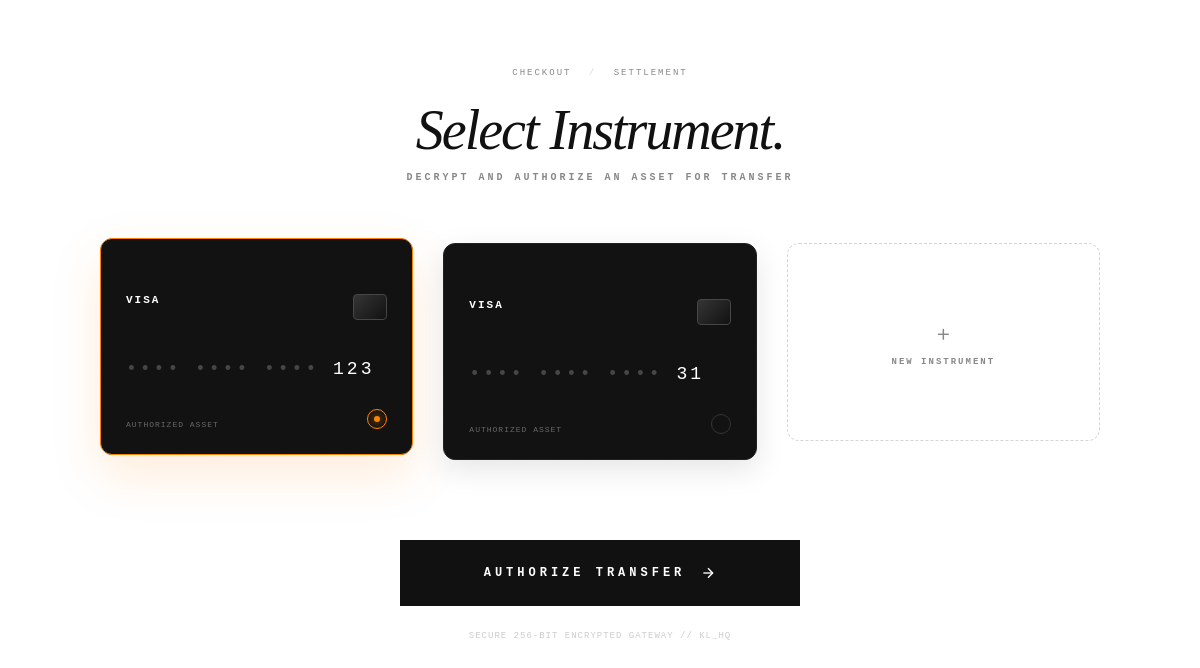
The page /client/select-payment.php (signed in) on the database its author committed.
### tables this page shows
CREATE TABLE `user_payments` (
  `id` int(11) NOT NULL,
  `user_id` int(11) NOT NULL,
  `card_type` varchar(20) DEFAULT NULL,
  `card_last_four` varchar(4) DEFAULT NULL,
  `expiry_date` varchar(10) DEFAULT NULL,
  `is_default` tinyint(1) DEFAULT 0
);

### client/select-payment.php (the view, shortened to what this page needs)
<?php
$user_id = $_SESSION['user_id'];
$pay_res = mysqli_query($conn, "SELECT * FROM user_payments WHERE user_id = '$user_id'");
$count = mysqli_num_rows($pay_res);
?>
<main class="vault-selection-page">
    <div class="container selection-grid">
        <header class="vault-header focus-in" style="--delay: 0">
            <nav class="micro-breadcrumb">
                <span>CHECKOUT</span> <span class="slash">/</span> <span class="current">SETTLEMENT</span>
            </nav>
            <h1 class="macro-title">Select Instrument.</h1>
            <p class="vault-subtitle">DECRYPT AND AUTHORIZE AN ASSET FOR TRANSFER</p>
        </header>
        <?php if ($count > 0): ?>
            <form action="process-order.php" method="POST" id="vault-auth-form">
                <div class="instrument-vault-grid">
                    <?php while($pay = mysqli_fetch_assoc($pay_res)): ?>
                        <label class="instrument-card-wrapper stagger-in">
                            <div class="mini-obsidian-card" data-tilt data-tilt-max="6" data-tilt-speed="1000" data-tilt-glare data-tilt-max-glare="0.15">
                                <div class="card-noise"></div>
                                <div class="card-top">
                                    <span class="card-type"><?php echo strtoupper($pay['card_type']); ?></span>
                                    <div class="card-chip"></div>
                                </div>
                                <div class="card-mid">
                                    <span class="card-dots">•••• •••• ••••</span>
                                    <span class="card-last-four"><?php echo $pay['card_last_four']; ?></span>
                                </div>
                                <div class="card-bottom">
                                    <span class="card-label">AUTHORIZED ASSET</span>
                                    <div class="selection-indicator">
                                        <div class="target-lock"></div>
                                    </div>
                                </div>
                            </div>
                        </label>
                    <?php endwhile; ?>
                    <a href="payment-methods.php" class="add-instrument-portal stagger-in">
                        <div class="portal-inner">
                            <span class="plus-icon">+</span>
                            <span class="portal-text">NEW INSTRUMENT</span>
                        </div>
                    </a>
                </div>
                <div class="vault-actions-bar focus-in" style="--delay: 3">
                    <button type="submit" class="btn-authorize-vault" id="auth-trigger">
                        <span class="btn-text">AUTHORIZE TRANSFER</span>
                        <svg viewBox="0 0 24 24" fill="none" stroke="currentColor" stroke-width="2"><line x1="5" y1="12" x2="19" y2="12"></line><polyline points="12 5 19 12 12 19"></polyline></svg>
                    </button>
                    <p class="security-note">SECURE 256-BIT ENCRYPTED GATEWAY // KL_HQ</p>
                </div>
            </form>
        <?php endif; ?>
    </div>
</main>

### client/select-payment.php (style rules this page uses)
.vault-selection-page { background: #ffffff; padding: 60px 0 120px 0; min-height: 80vh; color: #111; font-family: 'Inter', sans-serif; }
.selection-grid { max-width: 1000px; margin: 0 auto; padding: 0 30px; }
.focus-in { opacity: 0; transform: translateY(20px); filter: blur(5px); animation: opticalFocus 1.2s cubic-bezier(0.16, 1, 0.3, 1) forwards; animation-delay: calc(var(--delay) * 0.15s); }
.stagger-in { opacity: 0; transform: translateY(20px); animation: softRise 0.8s cubic-bezier(0.16, 1, 0.3, 1) forwards; }
.vault-header { margin-bottom: 60px; text-align: center; }
.micro-breadcrumb { font-family: monospace; font-size: 9px; letter-spacing: 2px; color: #888; margin-bottom: 20px; }
.micro-breadcrumb .slash { margin: 0 10px; opacity: 0.3; }
.macro-title { font-family: 'Playfair Display', serif; font-size: 56px; font-weight: 400; font-style: italic; margin: 0 0 10px 0; letter-spacing: -2px; }
.vault-subtitle { font-family: monospace; font-size: 10px; color: #888; letter-spacing: 3px; font-weight: 700; }
.instrument-vault-grid { display: grid; grid-template-columns: repeat(auto-fill, minmax(280px, 1fr)); gap: 30px; margin-bottom: 80px; }
.mini-obsidian-card { aspect-ratio: 1.586 / 1; background: #111; border-radius: 12px; padding: 25px; position: relative; overflow: hidden; cursor: pointer; border: 1px solid #222; transition: all 0.5s cubic-bezier(0.16, 1, 0.3, 1); display: flex; flex-direction: column; justify-content: space-between; box-shadow: 0 10px 30px rgba(0,0,0,0.1); }
.card-noise { position: absolute; inset: 0; opacity: 0.1; mix-blend-mode: overlay; pointer-events: none; }
.card-top { display: flex; justify-content: space-between; align-items: flex-start; }
.card-type { font-family: monospace; font-size: 11px; font-weight: 800; color: #fff; letter-spacing: 2px; }
.card-chip { width: 32px; height: 24px; background: linear-gradient(135deg, #333, #111); border: 1px solid #444; border-radius: 4px; }
.card-mid { color: #fff; font-family: monospace; font-size: 18px; letter-spacing: 3px; margin-top: 10px; }
.card-dots { color: #444; }
.card-bottom { display: flex; justify-content: space-between; align-items: flex-end; }
.card-label { font-family: monospace; font-size: 8px; color: #666; letter-spacing: 1px; }
.selection-indicator { width: 18px; height: 18px; border: 1px solid #333; border-radius: 50%; display: flex; align-items: center; justify-content: center; transition: 0.4s; }
.target-lock { width: 6px; height: 6px; background: transparent; border-radius: 50%; transition: 0.4s; }
.instrument-card-wrapper input[type="radio"]:checked + .mini-obsidian-card { border-color: #ff8002; box-shadow: 0 20px 50px rgba(255, 128, 2, 0.15); transform: translateY(-5px); }
.instrument-card-wrapper input[type="radio"]:checked + .mini-obsidian-card .selection-indicator { border-color: #ff8002; }
.instrument-card-wrapper input[type="radio"]:checked + .mini-obsidian-card .target-lock { background: #ff8002; box-shadow: 0 0 10px #ff8002; }
.add-instrument-portal { aspect-ratio: 1.586 / 1; border: 1px dashed #d1d5db; border-radius: 12px; display: flex; align-items: center; justify-content: center; text-decoration: none; transition: 0.4s; }
.portal-inner { text-align: center; color: #888; transition: 0.3s; }
.plus-icon { font-size: 24px; display: block; margin-bottom: 10px; font-weight: 300; }
.portal-text { font-family: monospace; font-size: 9px; font-weight: 800; letter-spacing: 2px; }
.vault-actions-bar { text-align: center; max-width: 400px; margin: 0 auto; }
.btn-authorize-vault { width: 100%; background: #111; color: #fff; border: none; padding: 25px 0; font-family: monospace; font-size: 12px; font-weight: 800; letter-spacing: 4px; cursor: pointer; display: flex; justify-content: center; align-items: center; gap: 15px; transition: all 0.4s cubic-bezier(0.16, 1, 0.3, 1); }
.btn-authorize-vault svg { width: 16px; height: 16px; transition: 0.3s; }
.security-note { font-family: monospace; font-size: 9px; color: #ccc; margin-top: 25px; letter-spacing: 1px; }

### rows shown on the page
user_payments: card_type "VISA", card_last_four "123"
user_payments: card_type "VISA", card_last_four "31"
